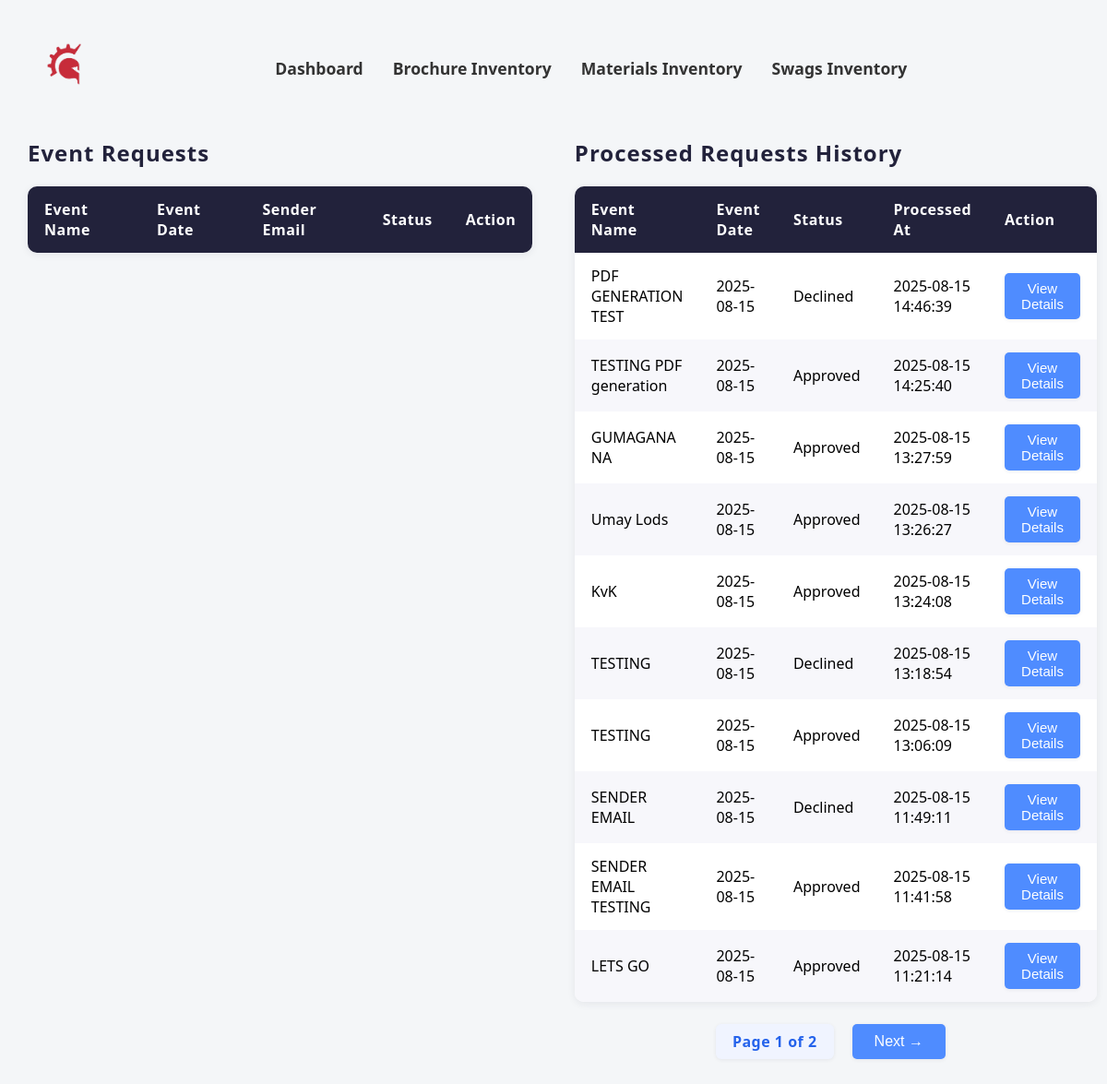
The app's page /admin_request.php (signed in) with its own data.
### tables this page shows
CREATE TABLE `event_form_history` (
  `event_form_id` int(11) NOT NULL,
  `event_name` varchar(255) DEFAULT NULL,
  `event_title` varchar(255) DEFAULT NULL,
  `event_date` date DEFAULT NULL,
  `sender_email` varchar(255) DEFAULT NULL,
  `date_time_ingress` datetime DEFAULT NULL,
  `date_time_egress` datetime DEFAULT NULL,
  `place` varchar(255) DEFAULT NULL,
  `location` varchar(255) DEFAULT NULL,
  `sponsorship_budg` enum('Free','Sponsorship','','') NOT NULL,
  `target_audience` varchar(255) DEFAULT NULL,
  `number_audience` int(11) DEFAULT NULL,
  `set_up` varchar(255) DEFAULT NULL,
  `booth_size` varchar(255) DEFAULT NULL,
  `booth_inclusion` varchar(255) DEFAULT NULL,
  `number_tables` int(11) DEFAULT NULL,
  `number_chairs` int(11) DEFAULT NULL,
  `speaking_slot` varchar(255) DEFAULT NULL,
  `date_time` datetime DEFAULT NULL,
  `program_target` varchar(255) DEFAULT NULL,
  `technical_team` varchar(255) DEFAULT NULL,
  `trainer_needed` varchar(255) DEFAULT NULL,
  `ready_to_use` varchar(255) DEFAULT NULL,
  `provide_materials` varchar(255) DEFAULT NULL,
  `created_at` datetime DEFAULT NULL,
  `request_status` varchar(50) DEFAULT NULL,
  `processed_at` datetime DEFAULT NULL,
  `user_id` int(11) DEFAULT NULL,
  `request_mats` int(11) DEFAULT NULL
);

### admin_request.php (the view, shortened to what this page needs)
<?php
$connection = CONNECTIVITY();
function fetch_requested_materials($connection, $mat_id) {
    $materials = [];
    if ($mat_id) {
        $stmt = mysqli_prepare($connection, "SELECT * FROM material_request_form WHERE request_mats = ?");
        mysqli_stmt_bind_param($stmt, "i", $mat_id);
        mysqli_stmt_execute($stmt);
        $mat_result = mysqli_stmt_get_result($stmt);
        while ($mat_row = mysqli_fetch_assoc($mat_result)) {
            $materials[] = [
                'Brochure' => [
                    'name' => $mat_row['name_brochures'],
                    'qty' => $mat_row['brochure_quantity']
                ],
                'Swag' => [
                    'name' => $mat_row['name_swag'],
                    'qty' => $mat_row['swag_quantity']
                ],
                'Marketing Material' => [
                    'name' => $mat_row['name_material'],
                    'qty' => $mat_row['material_quantity']
                ]
            ];
        }
    }
    return $materials;
}
$history_per_page = 10;
$history_page = isset($_GET['history_page']) ? max(1, intval($_GET['history_page'])) : 1;
$history_offset = ($history_page - 1) * $history_per_page;
$total_history_query = "SELECT COUNT(*) as cnt FROM event_form_history";
$total_history_result = mysqli_query($connection, $total_history_query);
$total_history_row = mysqli_fetch_assoc($total_history_result);
$total_history_count = intval($total_history_row['cnt']);
$total_history_pages = ceil($total_history_count / $history_per_page);
$history_query = "SELECT h.event_form_id, h.event_name, h.event_title, h.event_date,
    COALESCE(h.sender_email, u.email) AS sender_email,
    h.date_time_ingress, h.date_time_egress, h.place, h.location, h.sponsorship_budg,
    h.target_audience, h.number_audience, h.set_up, h.booth_size, h.booth_inclusion,
    h.number_tables, h.number_chairs, h.speaking_slot, h.date_time, h.program_target,
    h.technical_team, h.trainer_needed, h.ready_to_use, h.provide_materials,
    h.created_at, h.user_id, h.request_mats, h.request_status, h.processed_at
    FROM event_form_history h
    LEFT JOIN users u ON h.user_id = u.user_id
    ORDER BY h.processed_at DESC LIMIT ? OFFSET ?";
$stmt = mysqli_prepare($connection, $history_query);
mysqli_stmt_bind_param($stmt, "ii", $history_per_page, $history_offset);
mysqli_stmt_execute($stmt);
$history_result = mysqli_stmt_get_result($stmt);
$history_requests = [];
while ($row = mysqli_fetch_assoc($history_result)) {
    $row['requested_materials'] = fetch_requested_materials($connection, intval($row['request_mats']));
    $history_requests[] = $row;
}
?>
<!DOCTYPE html>
<html lang="en">
<head>
    <link rel="stylesheet" href="CSS/admin_request.css">
</head>
<body>
    <nav>
        <a href="admin.php"><img src="images/images__1_-removebg-preview.png" alt="Company Logo"></a>
        <div class="nav-container">
            <a href="admin.php">Dashboard</a>
            <a href="brochure_inventory.php">Brochure Inventory</a>
            <a href="marketing_inventory.php">Materials Inventory</a>
            <a href="swags_inventory.php">Swags Inventory</a>
        </div>
    </nav>
    <div class="tables-flex">
        <div class="table-container">
            <h2>Event Requests</h2>
            <table>
                <thead>
                    <tr>
                        <th>Event Name</th>
                        <th>Event Date</th>
                        <th>Sender Email</th>
                        <th>Status</th>
                        <th>Action</th>
                    </tr>
                </thead>
            </table>
        </div>
        <div class="table-container">
            <h2>Processed Requests History</h2>
            <table>
                <thead>
                    <tr>
                        <th>Event Name</th>
                        <th>Event Date</th>
                        <th>Status</th>
                        <th>Processed At</th>
                        <th>Action</th>
                    </tr>
                </thead>
                <tbody>
                <?php foreach($history_requests as $row): ?>
                    <tr>
                        <td><?= htmlspecialchars($row['event_name']); ?></td>
                        <td><?= htmlspecialchars($row['event_date']); ?></td>
                        <td><?= htmlspecialchars($row['request_status']); ?></td>
                        <td><?= htmlspecialchars($row['processed_at']); ?></td>
                        <td>
                            <button
                                class="view-request"
                                data-request='<?= json_encode($row, JSON_HEX_TAG | JSON_HEX_APOS | JSON_HEX_QUOT | JSON_HEX_AMP); ?>'
                                data-materials='<?= json_encode($row['requested_materials'], JSON_HEX_TAG | JSON_HEX_APOS | JSON_HEX_QUOT | JSON_HEX_AMP); ?>'
                            >View Details</button>
                        </td>
                    </tr>
                <?php endforeach; ?>
                </tbody>
            </table>
            <?php if ($total_history_pages > 1): ?>
            <div style="margin-top:24px; display:flex; flex-direction:column; align-items:center;">
                <div style="display:flex; gap:12px; align-items:center;">
                    <span style="
                        background: #f0f4ff;
                        color: #2563eb;
                        border-radius: 6px;
                        padding: 8px 18px;
                        font-size: 16px;
                        font-weight: 600;
                        margin: 0 8px;
                        box-shadow: 0 1px 4px rgba(34,34,59,0.07);
                        letter-spacing: 0.5px;
                    ">
                        Page <?= $history_page; ?> of <?= $total_history_pages; ?>
                    </span>
                    <?php if ($history_page < $total_history_pages): ?>
                        <a href="?history_page=<?= $history_page+1; ?>">
                            <button style="min-width:90px; font-size:16px; padding:10px 24px;">Next &#8594;</button>
                        </a>
                    <?php endif; ?>
                </div>
            </div>
            <?php endif; ?>
        </div>
    </div>
</body>
</html>

### CSS/admin_request.css (style rules this page uses)
body { font-family: 'Segoe UI', Arial, sans-serif; background: #f4f6f8; margin: 0; padding: 30px; }
nav { padding: 16px 0; margin-bottom: 32px; display: grid; grid-template-columns: auto 1fr; align-items: center; gap: 20px; }
.nav-container { display: flex; justify-content: center; gap: 32px; width: 100%; }
nav img { height: 50px; margin-left: 20px; }
nav a { color: #333; text-decoration: none; font-weight: 600; font-size: 1.1rem; }
h2 { text-align: left; margin-top: 0; color: #22223b; letter-spacing: 1px; }
.tables-flex { display: flex; justify-content: space-between; align-items: flex-start; gap: 24px; width: 100%; margin-top: 30px; }
.table-container { width: 48%; }
table { border-collapse: collapse; width: 100%; margin: 0; background: #fff; box-shadow: 0 2px 8px rgba(34,34,59,0.08); border-radius: 10px; overflow: hidden; }
th, td { border: none; padding: 14px 18px; text-align: left; }
th { background: #22223b; color: #fff; font-weight: 600; letter-spacing: 0.5px; }
tr:nth-child(even) { background: #f7f7fb; }
button { background: #4f8cff; color: #fff; border: none; border-radius: 5px; padding: 8px 18px; font-size: 15px; cursor: pointer; transition: background 0.2s, box-shadow 0.2s; box-shadow: 0 1px 4px rgba(34,34,59,0.07); }

### records on screen
event_form_history: event_name "PDF GENERATION TEST", event_date "2025-08-15", request_status "Declined", processed_at "2025-08-15 14:46:39"
event_form_history: event_name "TESTING PDF generation", event_date "2025-08-15", request_status "Approved", processed_at "2025-08-15 14:25:40"
event_form_history: event_name "GUMAGANA NA", event_date "2025-08-15", request_status "Approved", processed_at "2025-08-15 13:27:59"
event_form_history: event_name "Umay Lods", event_date "2025-08-15", request_status "Approved", processed_at "2025-08-15 13:26:27"
event_form_history: event_name "KvK", event_date "2025-08-15", request_status "Approved", processed_at "2025-08-15 13:24:08"
event_form_history: event_name "TESTING", event_date "2025-08-15", request_status "Declined", processed_at "2025-08-15 13:18:54"
event_form_history: event_name "TESTING", event_date "2025-08-15", request_status "Approved", processed_at "2025-08-15 13:06:09"
event_form_history: event_name "SENDER EMAIL", event_date "2025-08-15", request_status "Declined", processed_at "2025-08-15 11:49:11"
event_form_history: event_name "SENDER EMAIL TESTING", event_date "2025-08-15", request_status "Approved", processed_at "2025-08-15 11:41:58"
event_form_history: event_name "LETS GO", event_date "2025-08-15", request_status "Approved", processed_at "2025-08-15 11:21:14"

### other values on screen
$history_page "1"
$total_history_pages "2"
